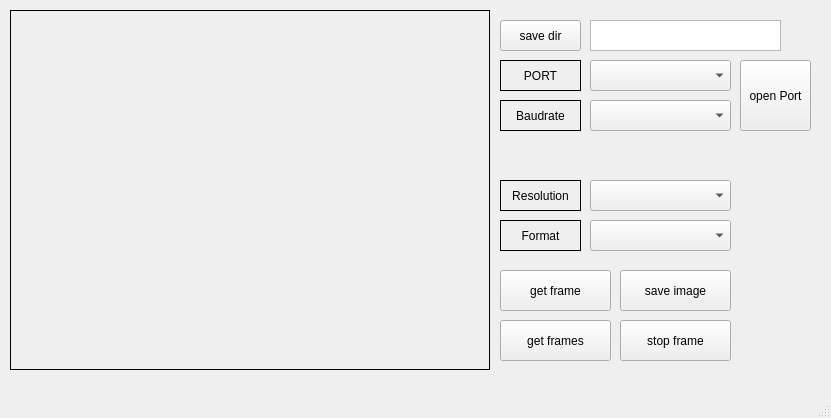
<?xml version="1.0" encoding="UTF-8"?>
<ui version="4.0">
 <class>MainWindow</class>
 <widget class="QMainWindow" name="MainWindow">
  <property name="geometry">
   <rect>
    <x>0</x>
    <y>0</y>
    <width>831</width>
    <height>418</height>
   </rect>
  </property>
  <property name="windowTitle">
   <string>MainWindow</string>
  </property>
  <widget class="QWidget" name="centralwidget">
   <widget class="QComboBox" name="comboBox_port">
    <property name="geometry">
     <rect>
      <x>590</x>
      <y>60</y>
      <width>141</width>
      <height>31</height>
     </rect>
    </property>
   </widget>
   <widget class="QComboBox" name="comboBox_baud">
    <property name="geometry">
     <rect>
      <x>590</x>
      <y>100</y>
      <width>141</width>
      <height>31</height>
     </rect>
    </property>
   </widget>
   <widget class="QLabel" name="label_port">
    <property name="geometry">
     <rect>
      <x>500</x>
      <y>60</y>
      <width>81</width>
      <height>31</height>
     </rect>
    </property>
    <property name="frameShape">
     <enum>QFrame::Box</enum>
    </property>
    <property name="text">
     <string>PORT</string>
    </property>
    <property name="alignment">
     <set>Qt::AlignCenter</set>
    </property>
   </widget>
   <widget class="QLabel" name="label_baud">
    <property name="geometry">
     <rect>
      <x>500</x>
      <y>100</y>
      <width>81</width>
      <height>31</height>
     </rect>
    </property>
    <property name="frameShape">
     <enum>QFrame::Box</enum>
    </property>
    <property name="text">
     <string>Baudrate</string>
    </property>
    <property name="alignment">
     <set>Qt::AlignCenter</set>
    </property>
   </widget>
   <widget class="QPushButton" name="pushButton_get_frame">
    <property name="geometry">
     <rect>
      <x>500</x>
      <y>270</y>
      <width>111</width>
      <height>41</height>
     </rect>
    </property>
    <property name="text">
     <string>get frame</string>
    </property>
   </widget>
   <widget class="QPushButton" name="pushButton_stop_frame">
    <property name="geometry">
     <rect>
      <x>620</x>
      <y>320</y>
      <width>111</width>
      <height>41</height>
     </rect>
    </property>
    <property name="text">
     <string>stop frame</string>
    </property>
   </widget>
   <widget class="QPushButton" name="pushButton_save_image">
    <property name="geometry">
     <rect>
      <x>620</x>
      <y>270</y>
      <width>111</width>
      <height>41</height>
     </rect>
    </property>
    <property name="text">
     <string>save image</string>
    </property>
   </widget>
   <widget class="QPushButton" name="pushButton_save_dir">
    <property name="geometry">
     <rect>
      <x>500</x>
      <y>20</y>
      <width>81</width>
      <height>31</height>
     </rect>
    </property>
    <property name="text">
     <string>save dir</string>
    </property>
   </widget>
   <widget class="QTextEdit" name="textEdit_path">
    <property name="geometry">
     <rect>
      <x>590</x>
      <y>20</y>
      <width>191</width>
      <height>31</height>
     </rect>
    </property>
   </widget>
   <widget class="QPushButton" name="pushButton_get_frames">
    <property name="geometry">
     <rect>
      <x>500</x>
      <y>320</y>
      <width>111</width>
      <height>41</height>
     </rect>
    </property>
    <property name="text">
     <string>get frames</string>
    </property>
   </widget>
   <widget class="QPushButton" name="pushButton_open_port">
    <property name="geometry">
     <rect>
      <x>740</x>
      <y>60</y>
      <width>71</width>
      <height>71</height>
     </rect>
    </property>
    <property name="text">
     <string>open Port</string>
    </property>
   </widget>
   <widget class="QLabel" name="label_resolution">
    <property name="geometry">
     <rect>
      <x>500</x>
      <y>180</y>
      <width>81</width>
      <height>31</height>
     </rect>
    </property>
    <property name="frameShape">
     <enum>QFrame::Box</enum>
    </property>
    <property name="text">
     <string>Resolution</string>
    </property>
    <property name="alignment">
     <set>Qt::AlignCenter</set>
    </property>
   </widget>
   <widget class="QComboBox" name="comboBox_resolution">
    <property name="geometry">
     <rect>
      <x>590</x>
      <y>180</y>
      <width>141</width>
      <height>31</height>
     </rect>
    </property>
   </widget>
   <widget class="QLabel" name="label_Format">
    <property name="geometry">
     <rect>
      <x>500</x>
      <y>220</y>
      <width>81</width>
      <height>31</height>
     </rect>
    </property>
    <property name="frameShape">
     <enum>QFrame::Box</enum>
    </property>
    <property name="text">
     <string>Format</string>
    </property>
    <property name="alignment">
     <set>Qt::AlignCenter</set>
    </property>
   </widget>
   <widget class="QComboBox" name="comboBox_Format">
    <property name="geometry">
     <rect>
      <x>590</x>
      <y>220</y>
      <width>141</width>
      <height>31</height>
     </rect>
    </property>
   </widget>
   <widget class="QLabel" name="label_img">
    <property name="geometry">
     <rect>
      <x>10</x>
      <y>10</y>
      <width>480</width>
      <height>360</height>
     </rect>
    </property>
    <property name="frameShape">
     <enum>QFrame::Panel</enum>
    </property>
    <property name="text">
     <string/>
    </property>
   </widget>
  </widget>
  <widget class="QMenuBar" name="menubar">
   <property name="geometry">
    <rect>
     <x>0</x>
     <y>0</y>
     <width>831</width>
     <height>22</height>
    </rect>
   </property>
  </widget>
  <widget class="QStatusBar" name="statusbar"/>
 </widget>
 <resources/>
 <connections/>
</ui>
